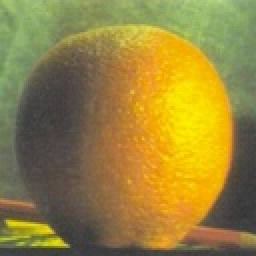
%> input picture orange.jpeg, 128 x 128 px, shrunk from 300 x 300 before the run (shown 2 times larger)
$ octave Modified.m   (GNU Octave 9; MATLAB toolbox functions it lacks are replaced by stand-ins)
%> lines starting %> are read from the running program, lines starting %| are printed output that depends on the picture; in (x1, y1, x2, y2) boxes, pixels count from 0 and x2, y2 are one past the last pixel; in counts of white or black regions, pixels touching at a corner belong together; the program's own positions count from 1
clc
close all
clear

image = imread('orange.jpeg');
%> image is the input picture: size 128x128x3 uint8; mean R, G, B 150.9, 131.5, 61.5

image = im2double(image);
%> image: size 128x128x3 double
fprintf('Size of original image is: ');
size(image)
%> ans = [128 128 3]

l = input('\n enter the length: ');
%> the answer given: 3
b = input('\n enter the new bredth: ');
%> the answer given: 3
newSize = [l b]; % apply seam carving to the image


image_output = seamCarving(newSize, image);
% [12 lines not run here, left out]
function image = seamCarving(newSize, image)
%> called with newSize = [3 3]
% apply seam carving to the image
% following paper by Avidan and Shamir '07
    sizeReductionX = size(image, 1) - newSize(1);
%> sizeReductionX = 125
    sizeReductionY = size(image, 2) - newSize(2);
%> sizeReductionY = 125

    mmax = @(left, right) max([left right]);

    image = seamCarvingReduce([mmax(0, sizeReductionX), mmax(0, sizeReductionY)], image);

    image = seamCarvingEnlarge([mmax(0, -sizeReductionX), mmax(0, -sizeReductionY)], image);
end

function image = seamCarvingReduce(sizeReduction, image)
    if (sizeReduction == 0)
        return;
    end
    [~, transBitMask] = findTransportMatrix(sizeReduction, image); % find optimal order of removing raws and columns

    image = addOrDeleteSeams(transBitMask, sizeReduction, image, @reduceImageByMask);
end

% [7 lines left out: function seamCarvingEnlarge, not called in this run]

function [T, transBitMask] = findTransportMatrix(sizeReduction, image)
%> called with sizeReduction = [125 125]
% find optimal order of removing raws and columns

    T = zeros(sizeReduction(1) + 1, sizeReduction(2) + 1, 'double');
    transBitMask = ones(size(T)) * -1;

    % fill in borders
    imageNoRow = image;
    for i = 2 : size(T, 1)
        energy = energyRGB(imageNoRow);
        [optSeamMask, seamEnergyRow] = findOptSeam(energy');
        imageNoRow = reduceImageByMask(imageNoRow, optSeamMask, 0);
        transBitMask(i, 1) = 0;

        T(i, 1) = T(i - 1, 1) + seamEnergyRow;
    end
%> this loop made 125 passes
%> seamEnergyRow on passes 1 to 12: 543.5, 602.7, 603.5, 626.8, 653.8, 582.1, 688.4, 576.2, 606.3, 605.7, 656.7, 709.6
%> pass 1, in energyGrey, `res = abs(imfilter(I, [-1,0,1], 'replicate')) + abs(imfilter(I, [-1;0;..`:
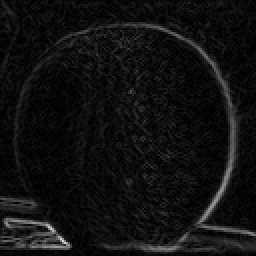
%> res: size 128x128 double (shown 2 times larger); min 0, max 0.831, mean 0.066
%> pass 1, in energyGrey (call 2), `res = abs(imfilter(I, [-1,0,1], 'replicate')) + abs(imfilter(I, [-1;0;..`:
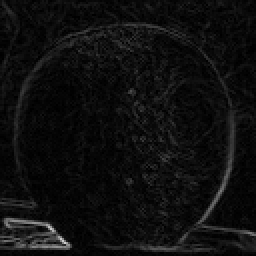
%> res: size 128x128 double (shown 2 times larger); min 0, max 0.812, mean 0.0589
%> pass 1, in energyGrey (call 3), `res = abs(imfilter(I, [-1,0,1], 'replicate')) + abs(imfilter(I, [-1;0;..`:
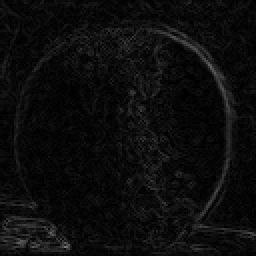
%> res: size 128x128 double (shown 2 times larger); min 0, max 0.482, mean 0.0497
%> pass 1, in energyRGB, `res = energyGrey(I(:, :, 1)) + energyGrey(I(:, :, 2)) + energyGrey(I(:..`:
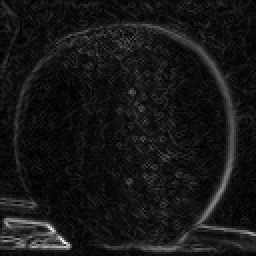
%> res: size 128x128 double (shown 2 times larger); min 0, max 1.98, mean 0.175; drawn with min black and max white
%> after the loop:
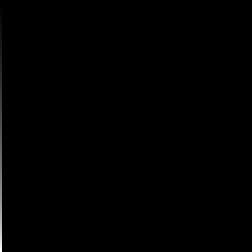
%> T: size 126x126 double (shown 2 times larger); min 0, max 141339.6, mean 405.2; drawn with min black and max white
%> after the loop:
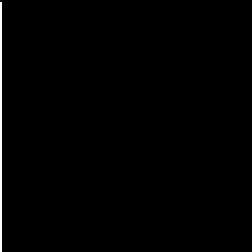
%> transBitMask: size 126x126 double (shown 2 times larger); values -1 (black) and 0 (white), 0.79% white in thin lines or dots, all inside (x1, y1, x2, y2) = (0, 1, 1, 126)
%> the run ends on the next line

    imageNoColumn = image;
    for j = 2 : size(T, 2)
        energy = energyRGB(imageNoColumn);
        [optSeamMask, seamEnergyColumn] = findOptSeam(energy);
        imageNoColumn = reduceImageByMask(imageNoColumn, optSeamMask, 1);
        transBitMask(1, j) = 1;

        T(1, j) = T(1, j - 1) + seamEnergyColumn;
    end

    % on the borders, just remove one column and one row before proceeding
    energy = energyRGB(image);
    [optSeamMask, ~] = findOptSeam(energy');
    image = reduceImageByMask(image, optSeamMask, 0);

    energy = energyRGB(image);
    [optSeamMask, ~] = findOptSeam(energy);
    image = reduceImageByMask(image, optSeamMask, 1);

    % fill in internal part
    for i = 2 : size(T, 1)

        imageWithoutRow = image; % copy for deleting columns

        for j = 2 : size(T, 2)
            energy = energyRGB(imageWithoutRow);

            [optSeamMaskRow, seamEnergyRow] = findOptSeam(energy');
            imageNoRow = reduceImageByMask(imageWithoutRow, optSeamMaskRow, 0);

            [optSeamMaskColumn, seamEnergyColumn] = findOptSeam(energy);
            imageNoColumn = reduceImageByMask(imageWithoutRow, optSeamMaskColumn, 1);

            neighbors = [(T(i - 1, j) + seamEnergyRow) (T(i, j - 1) + seamEnergyColumn)];
            [val, ind] = min(neighbors);

            T(i, j) = val;
            transBitMask(i, j) = ind - 1;

            % move from left to right
            imageWithoutRow = imageNoColumn;
        end

        energy = energyRGB(image);
        [optSeamMaskRow, ~] = findOptSeam(energy');
         % move from top to bottom
        image = reduceImageByMask(image, optSeamMaskRow, 0);
    end

end

% [20 lines left out: function addOrDeleteSeams, not called in this run]

function [optSeamMask, seamEnergy] = findOptSeam(energy)
% finds optimal seam
% returns mask with 0 mean a pixel is in the seam
    % find M for vertical seams
    % for vertical - use I` ie transpose of the matrix
    M = zeros(size(energy,1),size(energy,2)+2);
    M(:,2:size(energy,2)+1) = energy;
    M(:,1)=1000;
    M(:,size(energy,2)+2)=1000;

    sz = size(M);
    for i = 2 : sz(1)
        for j = 2 : (sz(2) - 1)
            neighbors = [M(i - 1, j - 1) M(i - 1, j) M(i - 1, j + 1)];
            M(i, j) = M(i, j) + min(neighbors);
        end
    end
    % find the min element in the last raw
    [val, indJ] = min(M(sz(1), :));
    seamEnergy = val;

    optSeamMask = zeros(size(energy), 'uint8');

    %go backward and save (i, j)
    for i = sz(1) : -1 : 2
        optSeamMask(i, indJ - 1) = 1; % -1 because of padding on 1 element from left
        neighbors = [M(i - 1, indJ - 1) M(i - 1, indJ) M(i - 1, indJ + 1)];
        [val, indIncr] = min(neighbors);
        seamEnergy = seamEnergy + val;
        indJ = indJ + (indIncr - 2); % To know the index of the above seam
    end

    optSeamMask(1, indJ - 1) = 1; % -1 because of padding on 1 element from left
    optSeamMask = ~optSeamMask;

end

function imageReduced = reduceImageByMask( image, seamMask, isVerical )
% removes pixels by input mask
% removes vertical line if isVerical == 1, otherwise horizontal
    if (isVerical)
        imageReduced = reduceImageByMaskVertical(image, seamMask);
    else
        imageReduced = reduceImageByMaskHorizontal(image, seamMask');
    end
end

function imageReduced = reduceImageByMaskVertical(image, seamMask)
    imageReduced = zeros(size(image, 1), size(image, 2) - 1, size(image, 3));
    %size(image, 2) - 1
    for i = 1 : size(seamMask, 1)
        imageReduced(i, :, 1) = image(i, seamMask(i, :), 1);
        imageReduced(i, :, 2) = image(i, seamMask(i, :), 2);
        imageReduced(i, :, 3) = image(i, seamMask(i, :), 3);
    end
end

function imageReduced = reduceImageByMaskHorizontal(image, seamMask)
    imageReduced = zeros(size(image, 1) - 1, size(image, 2), size(image, 3));
    %size(image, 1) - 1
    for j = 1 : size(seamMask, 2)
        imageReduced(:, j, 1) = image(seamMask(:, j), j, 1);
        imageReduced(:, j, 2) = image(seamMask(:, j), j, 2);
        imageReduced(:, j, 3) = image(seamMask(:, j), j, 3);
    end
end

% [31 lines left out: functions enlargeImageByMask, enlargeImageByMaskVertical, enlargeImageByMaskHorizontal, not called in this run]

function res = energyRGB(I)
% returns energy of all pixels
% e = |dI/dx| + |dI/dy|
    res = energyGrey(I(:, :, 1)) + energyGrey(I(:, :, 2)) + energyGrey(I(:, :, 3));
end

function res = energyGrey(I)
% returns energy of all pixels
% e = |dI/dx| + |dI/dy|
    res = abs(imfilter(I, [-1,0,1], 'replicate')) + abs(imfilter(I, [-1;0;1], 'replicate'));
end
